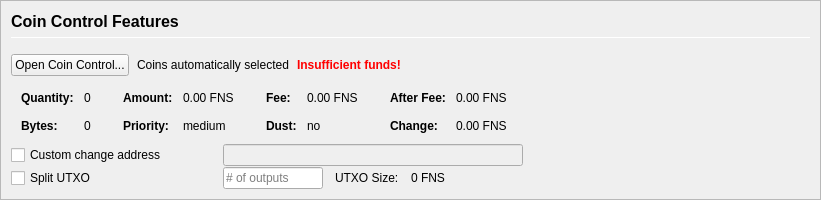
         <widget class="QFrame" name="frameCoinControl">
          <property name="sizePolicy">
           <sizepolicy hsizetype="Expanding" vsizetype="Expanding">
            <horstretch>0</horstretch>
            <verstretch>0</verstretch>
           </sizepolicy>
          </property>
          <property name="maximumSize">
           <size>
            <width>16777215</width>
            <height>16777215</height>
           </size>
          </property>
          <property name="frameShape">
           <enum>QFrame::StyledPanel</enum>
          </property>
          <property name="frameShadow">
           <enum>QFrame::Sunken</enum>
          </property>
          <layout class="QVBoxLayout" name="verticalLayoutCoinControl2">
           <property name="spacing">
            <number>0</number>
           </property>
           <property name="leftMargin">
            <number>0</number>
           </property>
           <property name="topMargin">
            <number>0</number>
           </property>
           <property name="rightMargin">
            <number>0</number>
           </property>
           <property name="bottomMargin">
            <number>0</number>
           </property>
           <item>
            <widget class="QFrame" name="frameCoinControl_BG">
             <layout class="QVBoxLayout" name="verticalLayoutCoinControl" stretch="0,0,0,0,0,0">
              <property name="spacing">
               <number>1</number>
              </property>
              <property name="leftMargin">
               <number>10</number>
              </property>
              <property name="topMargin">
               <number>10</number>
              </property>
              <item>
               <layout class="QHBoxLayout" name="horizontalLayoutCoinControl1">
                <property name="bottomMargin">
                 <number>15</number>
                </property>
                <item>
                 <layout class="QVBoxLayout" name="verticalLayout_3">
                  <property name="spacing">
                   <number>6</number>
                  </property>
                  <item>
                   <widget class="QLabel" name="labelCoinControlFeatures">
                    <property name="sizePolicy">
                     <sizepolicy hsizetype="Preferred" vsizetype="Maximum">
                      <horstretch>0</horstretch>
                      <verstretch>0</verstretch>
                     </sizepolicy>
                    </property>
                    <property name="minimumSize">
                     <size>
                      <width>0</width>
                      <height>20</height>
                     </size>
                    </property>
                    <property name="font">
                     <font>
                      <pointsize>12</pointsize>
                      <weight>75</weight>
                      <bold>true</bold>
                     </font>
                    </property>
                    <property name="styleSheet">
                     <string notr="true">font-weight:bold;</string>
                    </property>
                    <property name="text">
                     <string>Coin Control Features</string>
                    </property>
                   </widget>
                  </item>
                  <item>
                   <widget class="Line" name="line">
                    <property name="minimumSize">
                     <size>
                      <width>0</width>
                      <height>1</height>
                     </size>
                    </property>
                    <property name="maximumSize">
                     <size>
                      <width>16777215</width>
                      <height>1</height>
                     </size>
                    </property>
                    <property name="orientation">
                     <enum>Qt::Horizontal</enum>
                    </property>
                   </widget>
                  </item>
                 </layout>
                </item>
               </layout>
              </item>
              <item>
               <layout class="QHBoxLayout" name="horizontalLayoutCoinControl2" stretch="0,0,0,0">
                <property name="spacing">
                 <number>8</number>
                </property>
                <property name="bottomMargin">
                 <number>10</number>
                </property>
                <item>
                 <widget class="QPushButton" name="pushButtonCoinControl">
                  <property name="styleSheet">
                   <string notr="true"/>
                  </property>
                  <property name="text">
                   <string>Open Coin Control...</string>
                  </property>
                  <property name="autoDefault">
                   <bool>false</bool>
                  </property>
                 </widget>
                </item>
                <item>
                 <widget class="QLabel" name="labelCoinControlAutomaticallySelected">
                  <property name="text">
                   <string>Coins automatically selected</string>
                  </property>
                  <property name="margin">
                   <number>5</number>
                  </property>
                 </widget>
                </item>
                <item>
                 <widget class="QLabel" name="labelCoinControlInsuffFunds">
                  <property name="font">
                   <font>
                    <weight>75</weight>
                    <bold>true</bold>
                   </font>
                  </property>
                  <property name="styleSheet">
                   <string notr="true">color:red;font-weight:bold;</string>
                  </property>
                  <property name="text">
                   <string>Insufficient funds!</string>
                  </property>
                  <property name="margin">
                   <number>5</number>
                  </property>
                 </widget>
                </item>
                <item>
                 <spacer name="horizontalSpacerCoinControl">
                  <property name="orientation">
                   <enum>Qt::Horizontal</enum>
                  </property>
                  <property name="sizeHint" stdset="0">
                   <size>
                    <width>40</width>
                    <height>1</height>
                   </size>
                  </property>
                 </spacer>
                </item>
               </layout>
              </item>
              <item>
               <widget class="QWidget" name="widgetCoinControl" native="true">
                <property name="sizePolicy">
                 <sizepolicy hsizetype="Preferred" vsizetype="Preferred">
                  <horstretch>0</horstretch>
                  <verstretch>0</verstretch>
                 </sizepolicy>
                </property>
                <property name="minimumSize">
                 <size>
                  <width>0</width>
                  <height>0</height>
                 </size>
                </property>
                <property name="styleSheet">
                 <string notr="true"/>
                </property>
                <layout class="QHBoxLayout" name="horizontalLayoutCoinControl5">
                 <property name="leftMargin">
                  <number>0</number>
                 </property>
                 <property name="topMargin">
                  <number>0</number>
                 </property>
                 <property name="rightMargin">
                  <number>0</number>
                 </property>
                 <property name="bottomMargin">
                  <number>0</number>
                 </property>
                 <item>
                  <layout class="QHBoxLayout" name="horizontalLayoutCoinControl3" stretch="0,0,0,1">
                   <property name="spacing">
                    <number>20</number>
                   </property>
                   <property name="topMargin">
                    <number>0</number>
                   </property>
                   <property name="bottomMargin">
                    <number>10</number>
                   </property>
                   <item>
                    <layout class="QFormLayout" name="formLayoutCoinControl1">
                     <property name="horizontalSpacing">
                      <number>10</number>
                     </property>
                     <property name="verticalSpacing">
                      <number>14</number>
                     </property>
                     <property name="leftMargin">
                      <number>10</number>
                     </property>
                     <property name="topMargin">
                      <number>4</number>
                     </property>
                     <property name="rightMargin">
                      <number>6</number>
                     </property>
                     <item row="0" column="0">
                      <widget class="QLabel" name="labelCoinControlQuantityText">
                       <property name="font">
                        <font>
                         <weight>75</weight>
                         <bold>true</bold>
                        </font>
                       </property>
                       <property name="text">
                        <string>Quantity:</string>
                       </property>
                       <property name="margin">
                        <number>0</number>
                       </property>
                      </widget>
                     </item>
                     <item row="0" column="1">
                      <widget class="QLabel" name="labelCoinControlQuantity">
                       <property name="cursor">
                        <cursorShape>IBeamCursor</cursorShape>
                       </property>
                       <property name="contextMenuPolicy">
                        <enum>Qt::ActionsContextMenu</enum>
                       </property>
                       <property name="text">
                        <string notr="true">0</string>
                       </property>
                       <property name="margin">
                        <number>0</number>
                       </property>
                       <property name="textInteractionFlags">
                        <set>Qt::LinksAccessibleByMouse|Qt::TextSelectableByKeyboard|Qt::TextSelectableByMouse</set>
                       </property>
                      </widget>
                     </item>
                     <item row="1" column="0">
                      <widget class="QLabel" name="labelCoinControlBytesText">
                       <property name="font">
                        <font>
                         <weight>75</weight>
                         <bold>true</bold>
                        </font>
                       </property>
                       <property name="text">
                        <string>Bytes:</string>
                       </property>
                      </widget>
                     </item>
                     <item row="1" column="1">
                      <widget class="QLabel" name="labelCoinControlBytes">
                       <property name="cursor">
                        <cursorShape>IBeamCursor</cursorShape>
                       </property>
                       <property name="contextMenuPolicy">
                        <enum>Qt::ActionsContextMenu</enum>
                       </property>
                       <property name="text">
                        <string notr="true">0</string>
                       </property>
                       <property name="textInteractionFlags">
                        <set>Qt::LinksAccessibleByMouse|Qt::TextSelectableByKeyboard|Qt::TextSelectableByMouse</set>
                       </property>
                      </widget>
                     </item>
                    </layout>
                   </item>
                   <item>
                    <layout class="QFormLayout" name="formLayoutCoinControl2">
                     <property name="horizontalSpacing">
                      <number>10</number>
                     </property>
                     <property name="verticalSpacing">
                      <number>14</number>
                     </property>
                     <property name="leftMargin">
                      <number>6</number>
                     </property>
                     <property name="topMargin">
                      <number>4</number>
                     </property>
                     <property name="rightMargin">
                      <number>6</number>
                     </property>
                     <item row="0" column="0">
                      <widget class="QLabel" name="labelCoinControlAmountText">
                       <property name="font">
                        <font>
                         <weight>75</weight>
                         <bold>true</bold>
                        </font>
                       </property>
                       <property name="text">
                        <string>Amount:</string>
                       </property>
                       <property name="margin">
                        <number>0</number>
                       </property>
                      </widget>
                     </item>
                     <item row="0" column="1">
                      <widget class="QLabel" name="labelCoinControlAmount">
                       <property name="cursor">
                        <cursorShape>IBeamCursor</cursorShape>
                       </property>
                       <property name="contextMenuPolicy">
                        <enum>Qt::ActionsContextMenu</enum>
                       </property>
                       <property name="text">
                        <string notr="true">0.00 FNS</string>
                       </property>
                       <property name="textInteractionFlags">
                        <set>Qt::LinksAccessibleByMouse|Qt::TextSelectableByKeyboard|Qt::TextSelectableByMouse</set>
                       </property>
                      </widget>
                     </item>
                     <item row="1" column="0">
                      <widget class="QLabel" name="labelCoinControlPriorityText">
                       <property name="font">
                        <font>
                         <weight>75</weight>
                         <bold>true</bold>
                        </font>
                       </property>
                       <property name="text">
                        <string>Priority:</string>
                       </property>
                      </widget>
                     </item>
                     <item row="1" column="1">
                      <widget class="QLabel" name="labelCoinControlPriority">
                       <property name="cursor">
                        <cursorShape>IBeamCursor</cursorShape>
                       </property>
                       <property name="contextMenuPolicy">
                        <enum>Qt::ActionsContextMenu</enum>
                       </property>
                       <property name="text">
                        <string>medium</string>
                       </property>
                       <property name="textInteractionFlags">
                        <set>Qt::LinksAccessibleByMouse|Qt::TextSelectableByKeyboard|Qt::TextSelectableByMouse</set>
                       </property>
                      </widget>
                     </item>
                    </layout>
                   </item>
                   <item>
                    <layout class="QFormLayout" name="formLayoutCoinControl3">
                     <property name="horizontalSpacing">
                      <number>10</number>
                     </property>
                     <property name="verticalSpacing">
                      <number>14</number>
                     </property>
                     <property name="leftMargin">
                      <number>6</number>
                     </property>
                     <property name="topMargin">
                      <number>4</number>
                     </property>
                     <property name="rightMargin">
                      <number>6</number>
                     </property>
                     <item row="0" column="0">
                      <widget class="QLabel" name="labelCoinControlFeeText">
                       <property name="font">
                        <font>
                         <weight>75</weight>
                         <bold>true</bold>
                        </font>
                       </property>
                       <property name="text">
                        <string>Fee:</string>
                       </property>
                       <property name="margin">
                        <number>0</number>
                       </property>
                      </widget>
                     </item>
                     <item row="0" column="1">
                      <widget class="QLabel" name="labelCoinControlFee">
                       <property name="cursor">
                        <cursorShape>IBeamCursor</cursorShape>
                       </property>
                       <property name="contextMenuPolicy">
                        <enum>Qt::ActionsContextMenu</enum>
                       </property>
                       <property name="text">
                        <string notr="true">0.00 FNS</string>
                       </property>
                       <property name="textInteractionFlags">
                        <set>Qt::LinksAccessibleByMouse|Qt::TextSelectableByKeyboard|Qt::TextSelectableByMouse</set>
                       </property>
                      </widget>
                     </item>
                     <item row="1" column="0">
                      <widget class="QLabel" name="labelCoinControlLowOutputText">
                       <property name="font">
                        <font>
                         <weight>75</weight>
                         <bold>true</bold>
                        </font>
                       </property>
                       <property name="text">
                        <string>Dust:</string>
                       </property>
                      </widget>
                     </item>
                     <item row="1" column="1">
                      <widget class="QLabel" name="labelCoinControlLowOutput">
                       <property name="cursor">
                        <cursorShape>IBeamCursor</cursorShape>
                       </property>
                       <property name="contextMenuPolicy">
                        <enum>Qt::ActionsContextMenu</enum>
                       </property>
                       <property name="text">
                        <string>no</string>
                       </property>
                       <property name="textInteractionFlags">
                        <set>Qt::LinksAccessibleByMouse|Qt::TextSelectableByKeyboard|Qt::TextSelectableByMouse</set>
                       </property>
                      </widget>
                     </item>
                    </layout>
                   </item>
                   <item>
                    <layout class="QFormLayout" name="formLayoutCoinControl4">
                     <property name="horizontalSpacing">
                      <number>10</number>
                     </property>
                     <property name="verticalSpacing">
                      <number>14</number>
                     </property>
                     <property name="leftMargin">
                      <number>6</number>
                     </property>
                     <property name="topMargin">
                      <number>4</number>
                     </property>
                     <property name="rightMargin">
                      <number>6</number>
                     </property>
                     <item row="0" column="0">
                      <widget class="QLabel" name="labelCoinControlAfterFeeText">
                       <property name="font">
                        <font>
                         <weight>75</weight>
                         <bold>true</bold>
                        </font>
                       </property>
                       <property name="text">
                        <string>After Fee:</string>
                       </property>
                       <property name="margin">
                        <number>0</number>
                       </property>
                      </widget>
                     </item>
                     <item row="0" column="1">
                      <widget class="QLabel" name="labelCoinControlAfterFee">
                       <property name="cursor">
                        <cursorShape>IBeamCursor</cursorShape>
                       </property>
                       <property name="contextMenuPolicy">
                        <enum>Qt::ActionsContextMenu</enum>
                       </property>
                       <property name="text">
                        <string notr="true">0.00 FNS</string>
                       </property>
                       <property name="textInteractionFlags">
                        <set>Qt::LinksAccessibleByMouse|Qt::TextSelectableByKeyboard|Qt::TextSelectableByMouse</set>
                       </property>
                      </widget>
                     </item>
                     <item row="1" column="0">
                      <widget class="QLabel" name="labelCoinControlChangeText">
                       <property name="font">
                        <font>
                         <weight>75</weight>
                         <bold>true</bold>
                        </font>
                       </property>
                       <property name="text">
                        <string>Change:</string>
                       </property>
                      </widget>
                     </item>
                     <item row="1" column="1">
                      <widget class="QLabel" name="labelCoinControlChange">
                       <property name="cursor">
                        <cursorShape>IBeamCursor</cursorShape>
                       </property>
                       <property name="contextMenuPolicy">
                        <enum>Qt::ActionsContextMenu</enum>
                       </property>
                       <property name="text">
                        <string notr="true">0.00 FNS</string>
                       </property>
                       <property name="textInteractionFlags">
                        <set>Qt::LinksAccessibleByMouse|Qt::TextSelectableByKeyboard|Qt::TextSelectableByMouse</set>
                       </property>
                      </widget>
                     </item>
                    </layout>
                   </item>
                  </layout>
                 </item>
                </layout>
               </widget>
              </item>
              <item>
               <layout class="QHBoxLayout" name="horizontalLayoutCoinControl4">
                <property name="spacing">
                 <number>12</number>
                </property>
                <property name="sizeConstraint">
                 <enum>QLayout::SetDefaultConstraint</enum>
                </property>
                <property name="topMargin">
                 <number>0</number>
                </property>
                <property name="rightMargin">
                 <number>0</number>
                </property>
                <item>
                 <widget class="QCheckBox" name="checkBoxCoinControlChange">
                  <property name="sizePolicy">
                   <sizepolicy hsizetype="Preferred" vsizetype="Preferred">
                    <horstretch>0</horstretch>
                    <verstretch>0</verstretch>
                   </sizepolicy>
                  </property>
                  <property name="minimumSize">
                   <size>
                    <width>200</width>
                    <height>0</height>
                   </size>
                  </property>
                  <property name="maximumSize">
                   <size>
                    <width>200</width>
                    <height>16777215</height>
                   </size>
                  </property>
                  <property name="toolTip">
                   <string>If this is activated, but the change address is empty or invalid, change will be sent to a newly generated address.</string>
                  </property>
                  <property name="text">
                   <string>Custom change address</string>
                  </property>
                 </widget>
                </item>
                <item>
                 <widget class="QValidatedLineEdit" name="lineEditCoinControlChange">
                  <property name="enabled">
                   <bool>false</bool>
                  </property>
                  <property name="sizePolicy">
                   <sizepolicy hsizetype="Preferred" vsizetype="Preferred">
                    <horstretch>0</horstretch>
                    <verstretch>0</verstretch>
                   </sizepolicy>
                  </property>
                  <property name="minimumSize">
                   <size>
                    <width>300</width>
                    <height>0</height>
                   </size>
                  </property>
                 </widget>
                </item>
                <item>
                 <widget class="QLabel" name="labelCoinControlChangeLabel">
                  <property name="sizePolicy">
                   <sizepolicy hsizetype="Preferred" vsizetype="Preferred">
                    <horstretch>0</horstretch>
                    <verstretch>0</verstretch>
                   </sizepolicy>
                  </property>
                  <property name="minimumSize">
                   <size>
                    <width>100</width>
                    <height>0</height>
                   </size>
                  </property>
                  <property name="text">
                   <string/>
                  </property>
                  <property name="margin">
                   <number>3</number>
                  </property>
                 </widget>
                </item>
               </layout>
              </item>
              <item>
               <layout class="QHBoxLayout" name="horizontalLayoutCoinControl6">
                <property name="spacing">
                 <number>12</number>
                </property>
                <property name="rightMargin">
                 <number>0</number>
                </property>
                <item>
                 <widget class="QCheckBox" name="splitBlockCheckBox">
                  <property name="sizePolicy">
                   <sizepolicy hsizetype="Preferred" vsizetype="Preferred">
                    <horstretch>0</horstretch>
                    <verstretch>0</verstretch>
                   </sizepolicy>
                  </property>
                  <property name="minimumSize">
                   <size>
                    <width>200</width>
                    <height>0</height>
                   </size>
                  </property>
                  <property name="maximumSize">
                   <size>
                    <width>200</width>
                    <height>16777215</height>
                   </size>
                  </property>
                  <property name="text">
                   <string>Split UTXO</string>
                  </property>
                 </widget>
                </item>
                <item>
                 <widget class="QLineEdit" name="splitBlockLineEdit">
                  <property name="sizePolicy">
                   <sizepolicy hsizetype="Preferred" vsizetype="Preferred">
                    <horstretch>50</horstretch>
                    <verstretch>0</verstretch>
                   </sizepolicy>
                  </property>
                  <property name="minimumSize">
                   <size>
                    <width>100</width>
                    <height>0</height>
                   </size>
                  </property>
                  <property name="maximumSize">
                   <size>
                    <width>100</width>
                    <height>16777215</height>
                   </size>
                  </property>
                  <property name="placeholderText">
                   <string># of outputs</string>
                  </property>
                 </widget>
                </item>
                <item>
                 <widget class="QLabel" name="labelBlockSizeText">
                  <property name="text">
                   <string>UTXO Size:</string>
                  </property>
                 </widget>
                </item>
                <item>
                 <widget class="QLabel" name="labelBlockSize">
                  <property name="text">
                   <string>0 FNS</string>
                  </property>
                 </widget>
                </item>
                <item>
                 <spacer name="horizontalSpacer_7">
                  <property name="orientation">
                   <enum>Qt::Horizontal</enum>
                  </property>
                  <property name="sizeHint" stdset="0">
                   <size>
                    <width>40</width>
                    <height>20</height>
                   </size>
                  </property>
                 </spacer>
                </item>
               </layout>
              </item>
              <item>
               <spacer name="verticalSpacerCoinControl">
                <property name="orientation">
                 <enum>Qt::Vertical</enum>
                </property>
                <property name="sizeHint" stdset="0">
                 <size>
                  <width>800</width>
                  <height>1</height>
                 </size>
                </property>
               </spacer>
              </item>
             </layout>
            </widget>
           </item>
          </layout>
         </widget>
